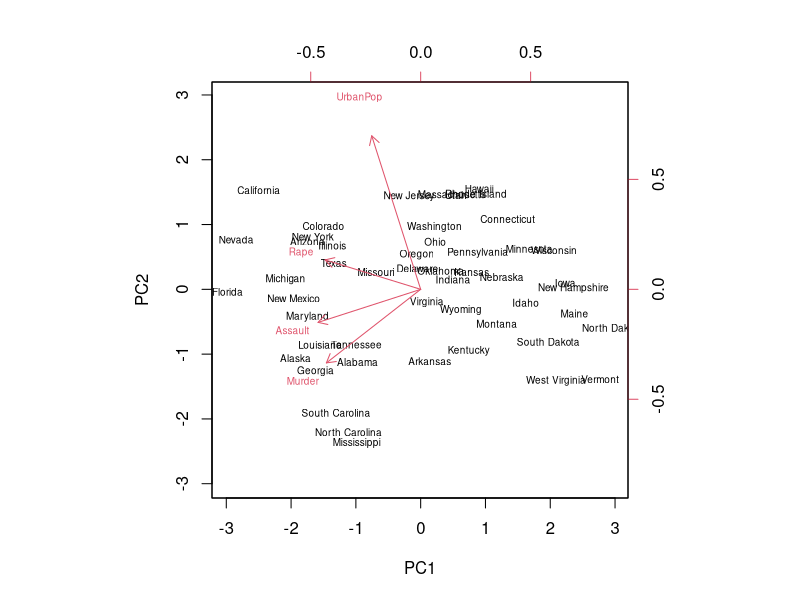
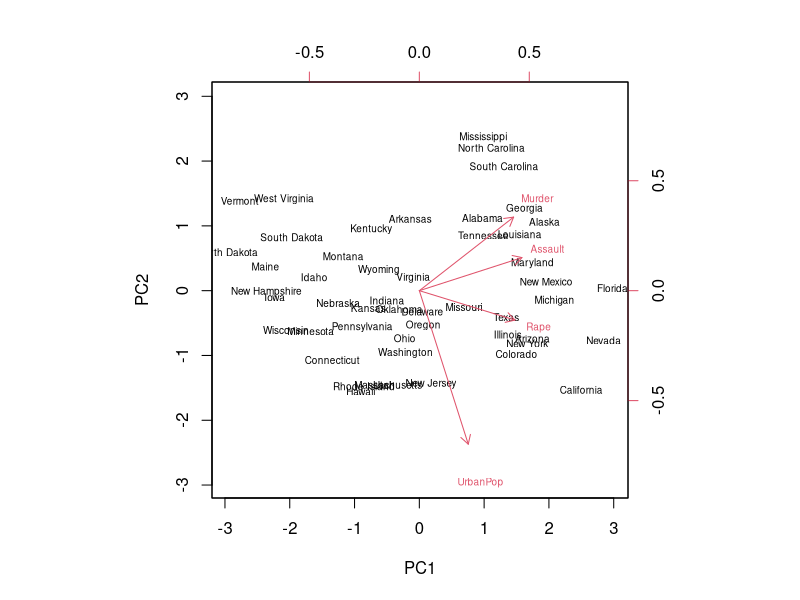
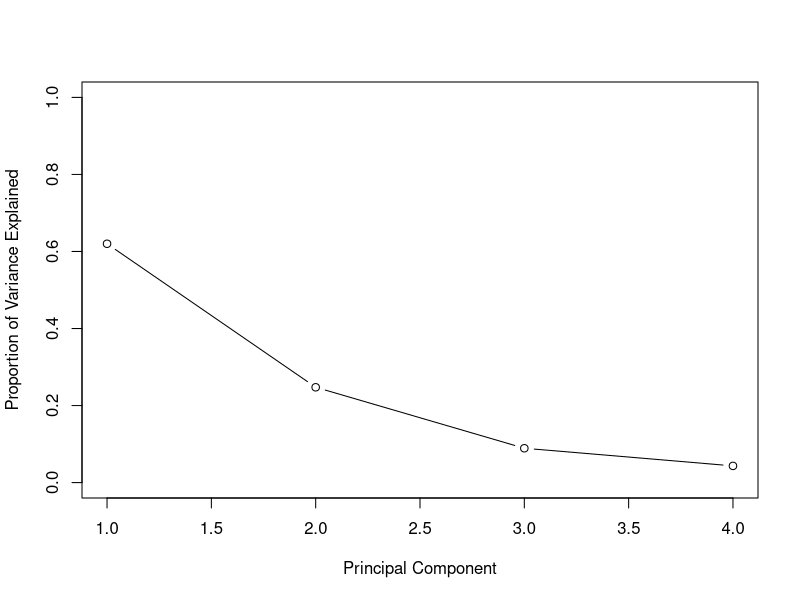
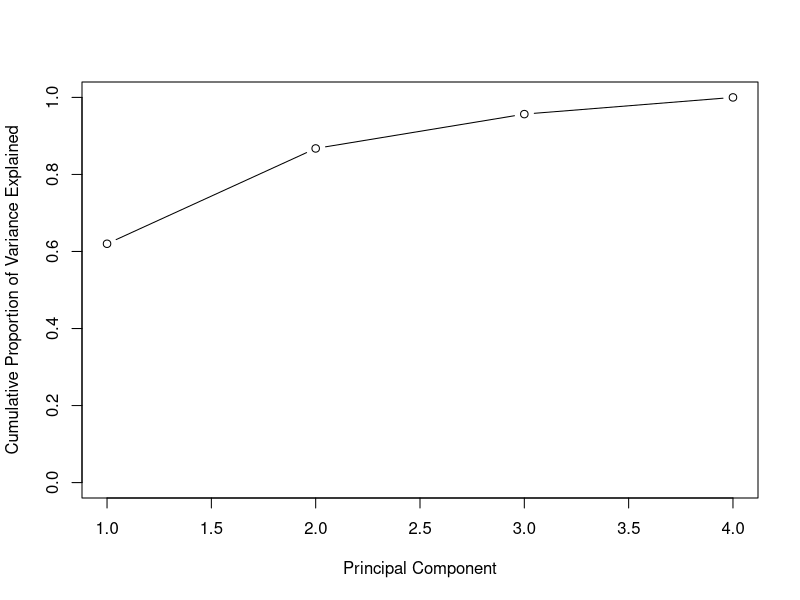
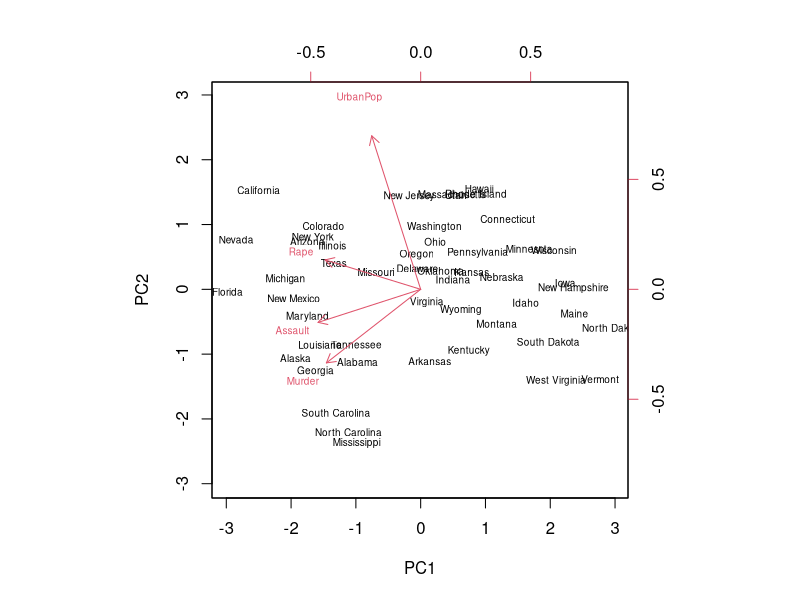

The R source for these figures, in order:
## ---- chunk 1
states=row.names(USArrests)
names(USArrests)
apply(USArrests, 2, mean) # Returns mean of each column
apply(USArrests, 2, var)  # Returns variance of each column
## ---- chunk 2
pr.out=prcomp(USArrests, scale=TRUE) 
pr.out 

# Summary results include the stdev of each of the 4 principal components; and the loadings (rotation)
## ---- chunk 3
biplot(pr.out, scale=0, cex=.6) # Use cex to make font smaller

  # Can multiply by negative 1 to flip the scale since it does not affect variance
pr.out$rotation=-pr.out$rotation
pr.out$x=-pr.out$x
biplot(pr.out, scale=0, cex=.6)

## ---- chunk 4
pr.out$sdev
pr.var=pr.out$sdev^2 # Calculate variance
pr.var
pve=pr.var/sum(pr.var) # Use the variances/sum of variances to get proportion of variance explained
pve

plot(pve, xlab="Principal Component", ylab="Proportion of Variance Explained", ylim=c(0,1),type='b')

plot(cumsum(pve), xlab="Principal Component", ylab="Cumulative Proportion of Variance Explained", ylim=c(0,1),type='b')

## ---- chunk 5
rm(list = ls())
par(mfrow = c(1,1))

# Same as above, with one important exception 
# NOTE: use as.matrix() in order for example 2 below (list won't work)
USArrests <- as.matrix(USArrests)

# Not needed strictly for this example, but still useful
states <- row.names(USArrests)

# Normalize the data.  This involves scaling, and shifting (centering) it
apply(USArrests, 2, mean)
apply(USArrests, 2, var)

# Perform PCA, standardize data, and observe summary statistics
pr.out <- prcomp(USArrests, scale=TRUE)

# These are the phi values that sum up to 1 
loadings <- pr.out$rotation 
head(loadings)

# These are the values for each row (state) 
# which are multiplied by the loading value for a principle component
# scores <- pr.out$x
# head(scores)
## ---- chunk 6

# Method 1 (standard deviation)
# PVE = column variance / aggregate variation
pve_method1 <- pr.out$sdev^2 / sum(pr.out$sdev^2)
print(pve_method1)

## ---- chunk 7
biplot(pr.out, scale=0, cex=.6) 
## ---- chunk 8
# remember when we did this above
# USArrests <- as.matrix(USArrests)
R <- cor(USArrests)
round(R,2) # diagonal should be 1.0
## ---- chunk 9

# decompose the matrix 
r.eigen <- eigen(R)

# and voila.... pve_method2
r.eigen$values / sum(r.eigen$values) 
# should be:
# [1] 0.62006039 0.24744129 0.08914080 0.04335752
## ---- chunk 10
# remember when we did this above
# USArrests <- as.matrix(USArrests)
n <- nrow(USArrests)
i <- rep(1,n)
USArrests.centered <- USArrests - i %*% t(i) %*% USArrests*(1/n)  #Center
apply(USArrests.centered,2,mean)
USArrests.scaled <- USArrests.centered %*% diag(1/apply(USArrests.centered, 2, sd)) 
 
  
# covariance matrix of centered and scaled data
S <- t(USArrests.scaled) %*% USArrests.scaled/(n-1)

# So... The principal components should be the eigenvectors
eigen(S)$vectors
## ---- chunk 11
### Copied from block above for reference

# Perform PCA, standardize data, and observe summary statistics
pr.out <- prcomp(USArrests, scale=TRUE)

# These are the phi values that sum up to 1 
loadings <- pr.out$rotation 
loadings

